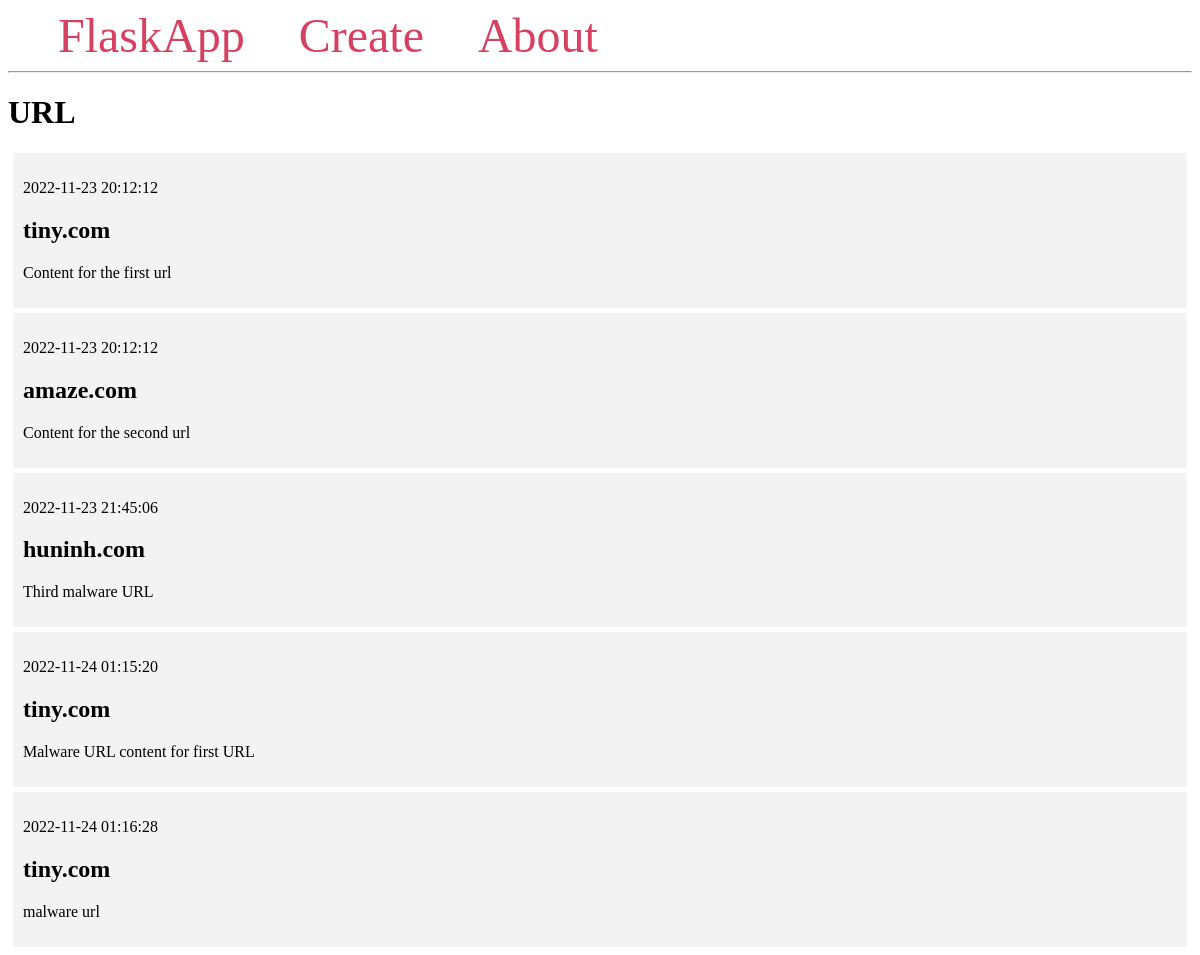
Before: / with the older database file.
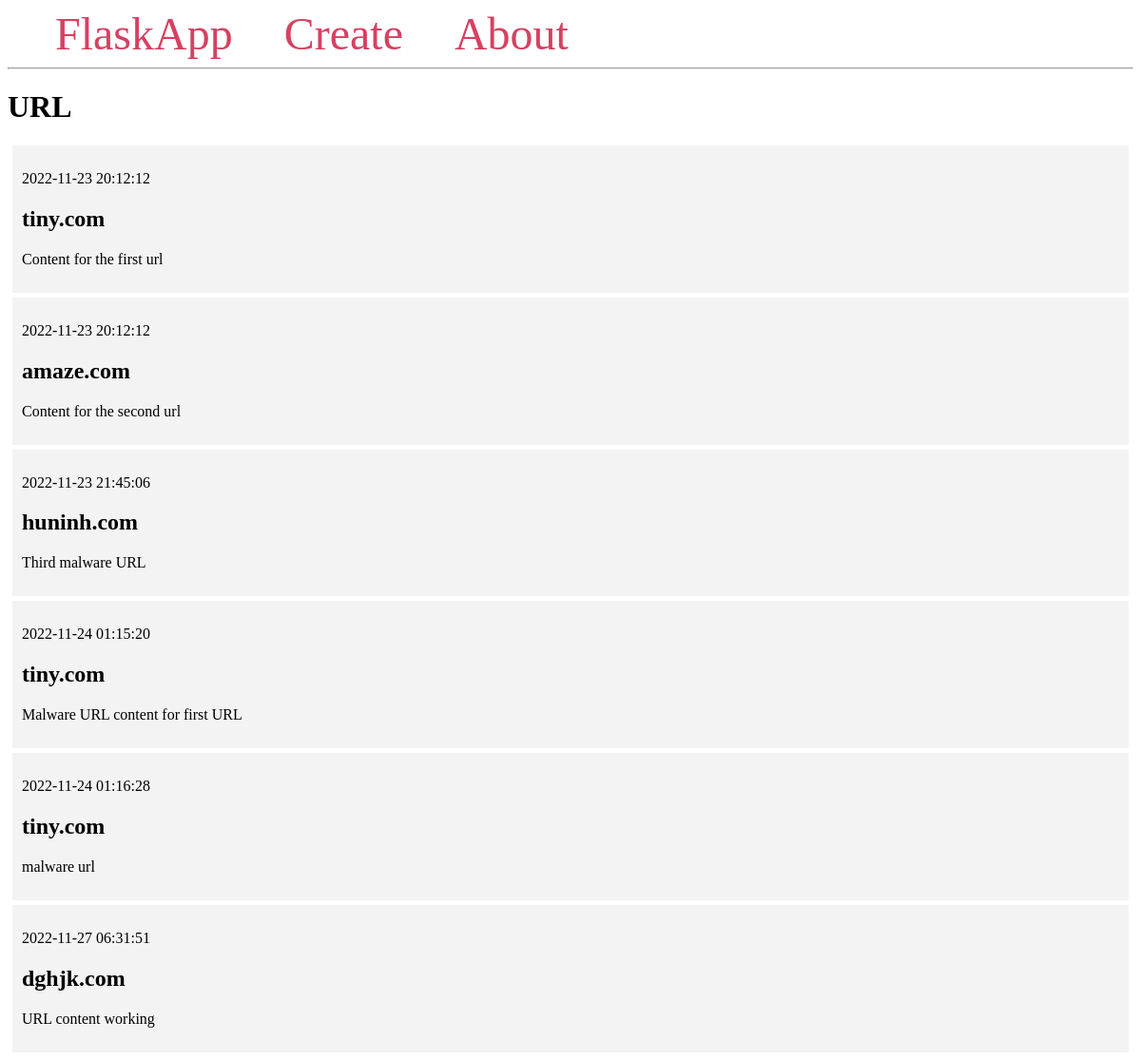
After: the same page with the newer database file.
### tables this page shows
CREATE TABLE url_table(
    id INTEGER PRIMARY KEY AUTOINCREMENT,
    created TIMESTAMP NOT NULL DEFAULT CURRENT_TIMESTAMP,
    url_addr TEXT NOT NULL,
    content TEXT NOT NULL
);

### app.py (the view)
@app.route('/')
def index():
    conn = get_db_connection()
    url_table = conn.execute('SELECT * FROM url_table').fetchall()
    conn.close()
    return render_template('index.html', url_table=url_table)

### app.py (called while the page is built)
def get_db_connection():
    conn = sqlite3.connect('database.db')
    conn.row_factory = sqlite3.Row
    return conn

### templates/index.html
{% extends 'base.html' %}
{% block content %}
    <h1>{% block title %} URL {% endblock %}</h1>
    {% for url_name in url_table %}
        <div class='post'>
            <p>{{ url_name['created'] }}</p>
            <h2>{{ url_name['url_addr'] }}</h2>
            <p>{{ url_name['content'] }}</p>
        </div>
    {% endfor %}
{% endblock %}

### templates/base.html (shortened to what this page needs)
<!DOCTYPE html>
<html lang="en">
<head>
</head>
<body>
    <nav>
        <a href="{{ url_for('index') }}">FlaskApp</a>
        <a href="{{ url_for('create') }}">Create</a>
        <a href="#">About</a>
    </nav>
    <hr>
    <div class="content">
        {% block content %} {% endblock %}
    </div>
</body>
</html>

### templates/base.html (style rules this page uses)
.post { padding: 10px; margin: 5px; background-color: #f3f3f3 }
nav a { color: #d64161; font-size: 3em; margin-left: 50px; text-decoration: none; }

Changed rows visible on the page:
added url_table: created "2022-11-27 06:31:51", url_addr "dghjk.com", content "URL content working"
